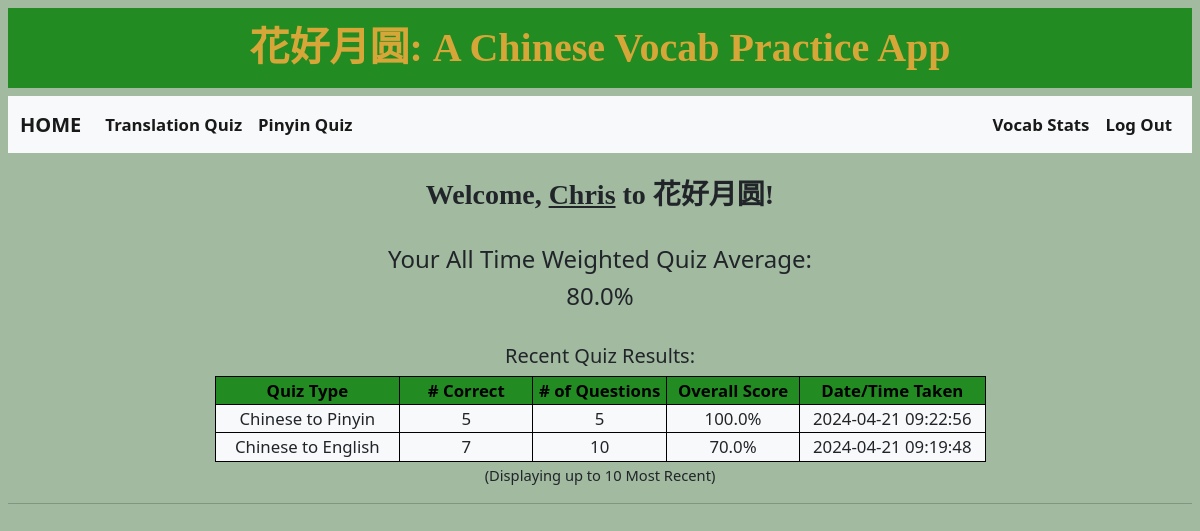
/ (signed in), run on the app's committed database.
### tables this page shows
CREATE TABLE "quizzes" (
    "id" INTEGER,
    "user_id" INTEGER NOT NULL,
    "type" TEXT NOT NULL,
    "questions" INTEGER NOT NULL,
    "correct" INTEGER NOT NULL,
    "score" REAL NOT NULL,
    "datetime" NUMERIC NOT NULL DEFAULT CURRENT_TIMESTAMP,
    PRIMARY KEY("id"),
    FOREIGN KEY("user_id") REFERENCES "users"("id")
);

### app.py (the view)
@app.route("/", methods=["GET"])
def index():
    try:
        username = session['username']
    except KeyError:
        username = "Guest"
    if username != "Guest":
        recent_quizzes = db.execute("""SELECT * FROM quizzes WHERE "user_id" = ?
            ORDER BY datetime DESC LIMIT 10""", session["user_id"])
        length = len(recent_quizzes)
        try:
            quiz_stats = db.execute("""SELECT SUM("questions") AS 'questions', SUM("correct") AS 'correct' FROM quizzes WHERE "user_id" = ?
                GROUP BY user_id""", session["user_id"])[0]
            total_questions = quiz_stats["questions"]
            total_correct = quiz_stats["correct"]
            quiz_average = round(float(total_correct) / float(total_questions) * 100, 2)
        except IndexError:
            quiz_average = None
        return render_template("index.html", username=username, recent_quizzes=recent_quizzes, length=length, quiz_average=quiz_average)
    else:
        return render_template("index.html", username=username)

### app.py (called while the page is built)
@app.after_request
def after_request(response):
    response.headers["Cache-Control"] = "no-cache, no-store, must-revalidate"
    response.headers["Expires"] = 0
    response.headers["Pragma"] = "no-cache"
    return response

### templates/index.html (shortened to what this page needs)
{% extends "layout.html" %}
{% block main %}
    <br>
    <h3>Welcome, <u><b>{{ username }}</b></u> to 花好月圆!</h3>
    {% if username == "Guest" %}
        <h6>If you would like to track your quiz results and progress, please <a href="/login"><b>Log In</b></a></h6>
    {% else %}
        <br>
        {% if length != 0 %}
        <h4>Your All Time Weighted Quiz Average:</h4>
        <h4>{{ quiz_average }}%</h4>
        <br>
        <h5>Recent Quiz Results:</h5>
            <table class=quiz-history-table>
                <thead>
                    <tr>
                        <th>Quiz Type</th>
                        <th># Correct</th>
                        <th># of Questions</th>
                        <th>Overall Score</th>
                        <th>Date/Time Taken</th>
                    </tr>
                </thead>
                <tbody>
                    {% for quiz in recent_quizzes %}
                        <tr>
                            <td>{{ quiz.type }}</td>
                            <td>{{ quiz.correct }}</td>
                            <td>{{ quiz.questions }}</td>
                            <td>{{ quiz.score }}%</td>
                            <td>{{ quiz.datetime }}</td>
                        </tr>
                    {% endfor %}
                </tbody>
            </table>
            <small>(Displaying up to 10 Most Recent)</small>
            <hr>
        {% else %}
            <h6>No Results Found</h6>
            <h6>Click the Links Above to Start a Quiz!</h6>
        {% endif %}
    {% endif %}
{% endblock %}

### static/styles.css (style rules this page uses)
h3 { font-family: fangsong; font-weight: 888; }
th { border: 1px solid black; background-color: #228B22; color: #000000; }
table, td { border: 1px solid black; background-color: #f8f9fa; }
.quiz-history-table { border-collapse: collapse; margin-left: auto; margin-right: auto; width: 771px; border: 2px; }
.quiz-history-table td:nth-child(1) { width: 188px; }
.quiz-history-table td:nth-child(2) { width: 135px; }
.quiz-history-table td:nth-child(3) { width: 135px; }
.quiz-history-table td:nth-child(4) { width: 135px; }
.quiz-history-table td:nth-child(5) { width: 188px; }

### data on the page
quizzes: type "Chinese to Pinyin", correct "5", questions "5", score "100.0", datetime "2024-04-21 09:22:56"
quizzes: type "Chinese to English", correct "7", questions "10", score "70.0", datetime "2024-04-21 09:19:48"

### other printed values
{{ username }} "Chris"
{{ quiz_average }} "80.0"
